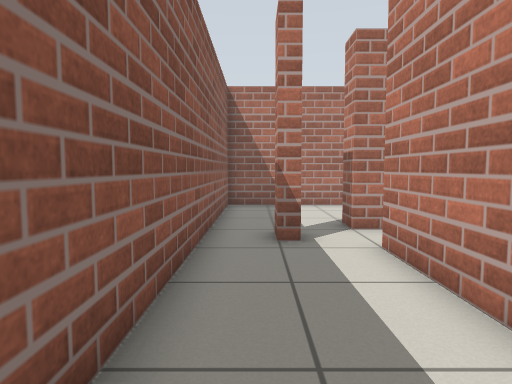
View 1 (above)

13 first-person views from a walk through a robot-simulator world made for Gazebo. The camera is 0.78 m above the floor, tilts 4° down and sees 75° across. The floor is counted in squares, 0.5 m on a side. Each view is taken from the middle of a square. On the plan, view 1 faces up. The plan holds only what a view shows up to about 16 squares ahead; the rest is blank.

View 2
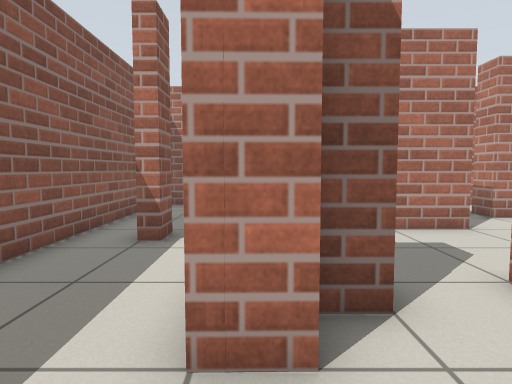

View 3
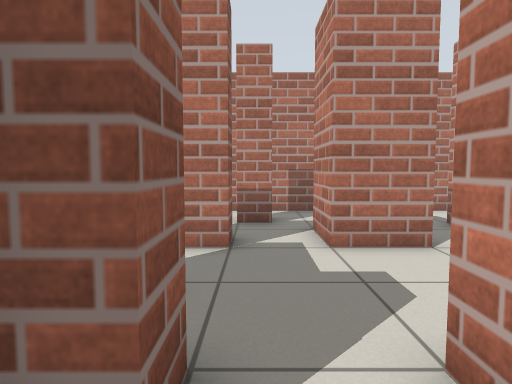

View 4
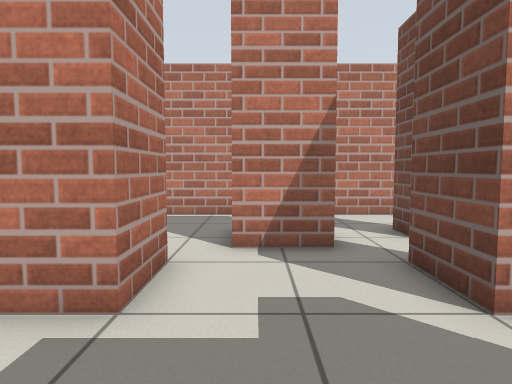

View 5
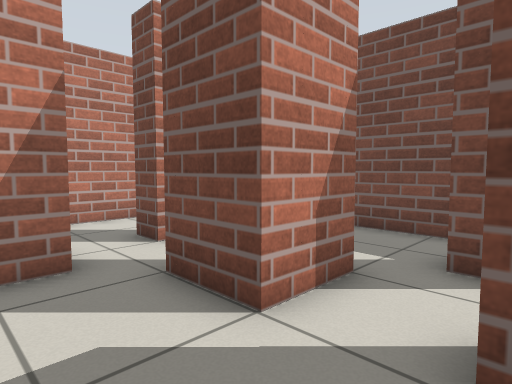

View 6
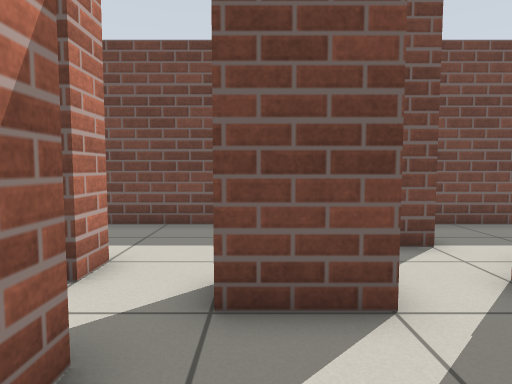

View 7
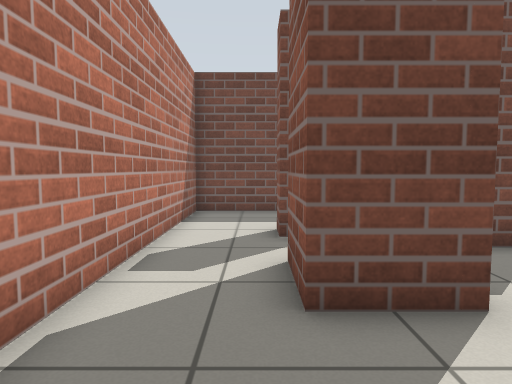

View 8
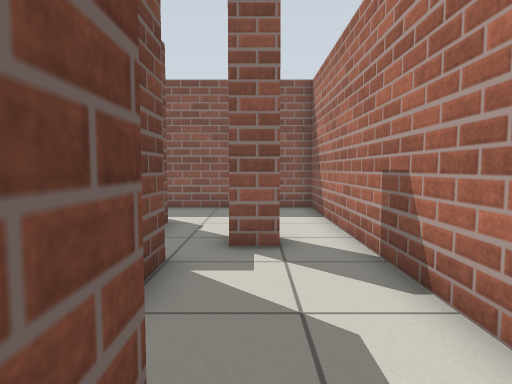

View 9
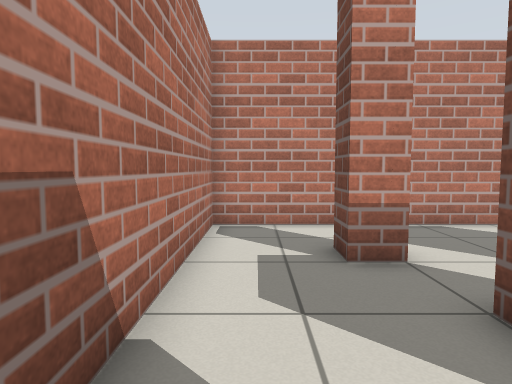

View 10
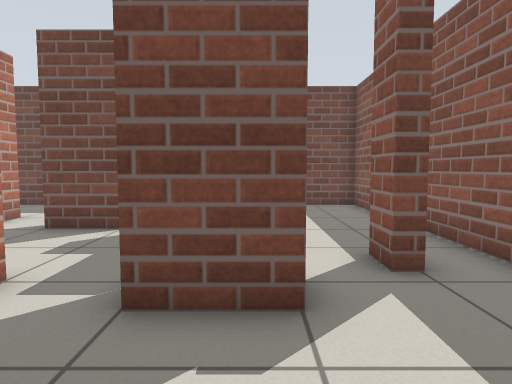

View 11
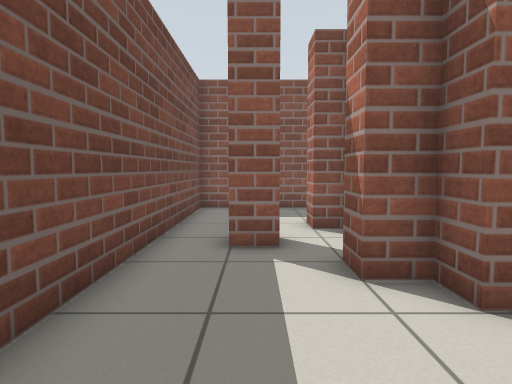

View 12
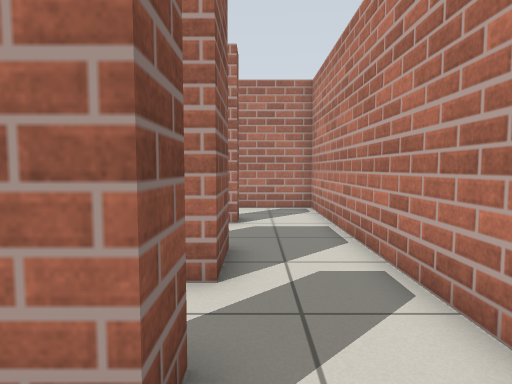

View 13
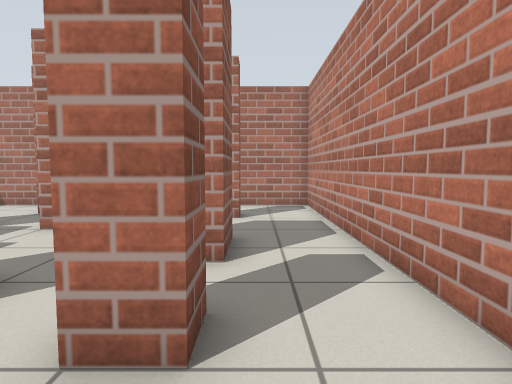

### Floor plan
Points are (right, up) in squares from view 1. A wall is a line through its corners. A room is listed if a view was taken in it or the views show most of it. See-through windows are left out.
Room 1 (views 1, 2, 3, 4, 5, 6, 7, 8, 9, 10, 11, 12, 13)
walls: (4.5, 4.5) (4.5, 3.5) (3.5, 3.5) (3.5, 2.5) (2.4, 2.5); (4.5, 8.5) (2.5, 8.5) (2.5, 9.5) (4.5, 9.5) (4.5, 8.5); (8.5, 3.9) (8.5, 3.5) (7.5, 3.5) (7.5, 2.5) (6.5, 2.5) (6.5, 4.5) (8.5, 4.5); (8.5, 8.5) (6.5, 8.5) (6.5, 10.5) (8.5, 10.5); (9.5, 5.4) (9.5, 7.5) (11.5, 7.5) (11.5, 5.5) (11, 5.5); (2.5, 3) (2.5, 6.5); (4.4, 1.5) (5.5, 1.5) (5.5, 0.4); (1, 7.1) (0.5, 7.1) (0.5, 8.1) (1, 8.1) (1, 7.1); (10.5, 3.5) (11.5, 3.5) (11.5, 2.5) (10.5, 2.5) (10.5, 3.5); (10.5, 10.5) (10.5, 11.5) (11.5, 11.5) (11.5, 10.5) (10.5, 10.5); (5.5, 12.5) (5.5, 11.5) (4.4, 11.5); (-1.2, -1.2) (14.2, -1.2) (14.2, 14.2) (-1.2, 14.2) (-1.2, -1.2)

Where each view was taken, in squares from view 1:
view 1: 0 up, 0 right, facing up
view 2: 0 up, 3 right, facing up
view 3: 2 up, 5 right, facing up
view 4: 7 up, 3 right, facing right
view 5: 7 up, 4 right, facing down-right
view 6: 8 up, 8 right, facing down
view 7: 11 up, 12 right, facing down
view 8: 12 up, 12 right, facing left
view 9: 13 up, 5 right, facing right
view 10: 13 up, 3 right, facing down
view 11: 1 up, 12 right, facing left
view 12: 1 up, 12 right, facing up
view 13: 0 up, 12 right, facing up
